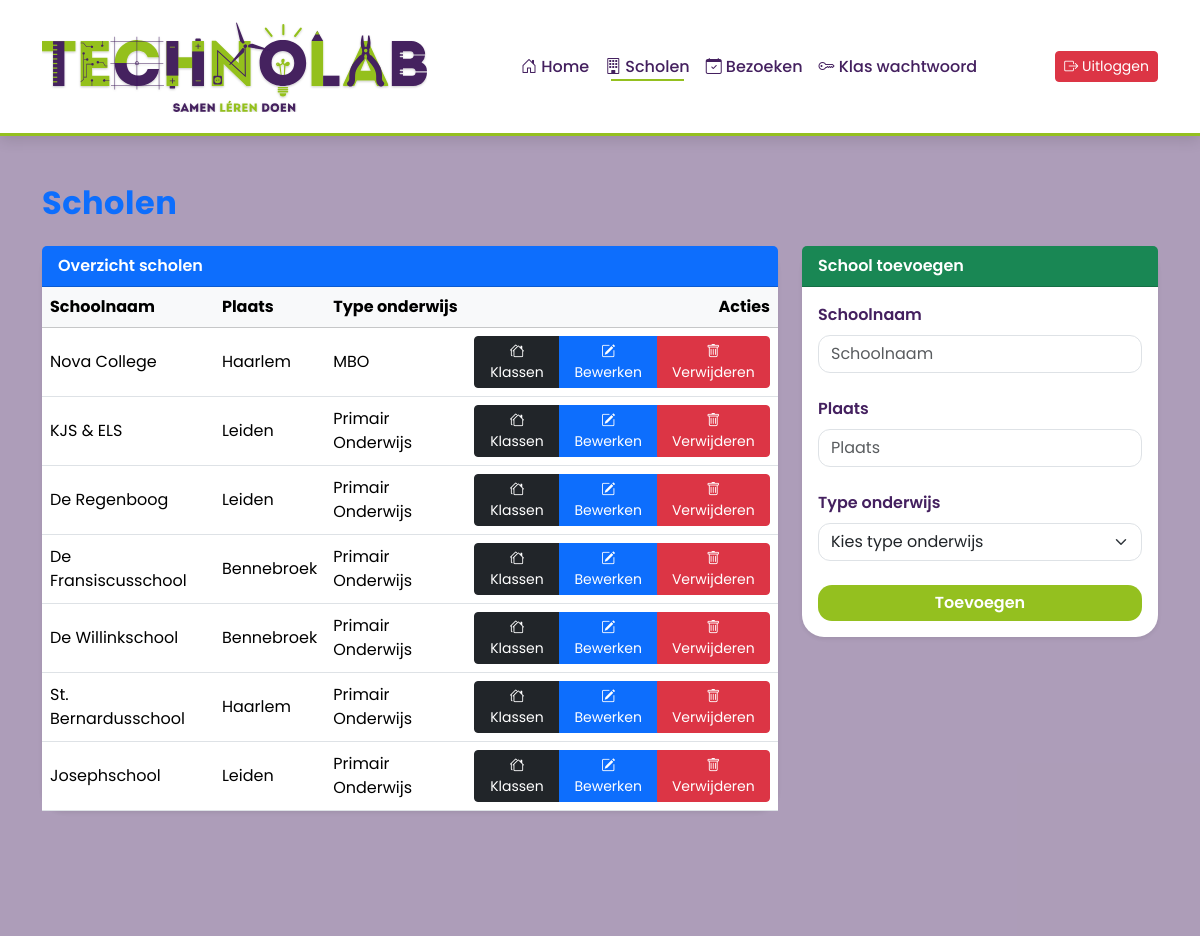
The app's page /scholen.php (signed in) with its own data.
### tables this page shows
CREATE TABLE `school` (
  `school_id` smallint(6) NOT NULL,
  `schoolnaam` varchar(100) NOT NULL,
  `plaats` varchar(100) NOT NULL,
  `type_onderwijs` set('Primair Onderwijs','Voortgezet Onderwijs','MBO') DEFAULT NULL
);

### scholen.php (the view, shortened to what this page needs)
<?php
require 'includes/header.php';
$scholen = $conn->query("SELECT * FROM school");
$highlight_id = null;
?>
<div class="ttr-app">
    <div class="container py-5">
        <div class="row mb-4">
            <div class="col d-flex justify-content-between align-items-center">
                <h2 class="fw-bold text-primary mb-0">Scholen</h2>
            </div>
        </div>
        <div class="row g-4">
            <div class="col-12 col-lg-8">
                <div class="card shadow-sm h-100">
                    <div class="card-header bg-primary text-white fw-semibold">
                        Overzicht scholen
                    </div>
                    <div class="card-body p-0">
                        <div class="table-responsive">
                            <table class="table table-hover align-middle mb-0">
                                <thead class="table-light">
                                    <tr>
                                        <th>Schoolnaam</th>
                                        <th>Plaats</th>
                                        <th>Type onderwijs</th>
                                        <th class="text-end">Acties</th>
                                    </tr>
                                </thead>
                                <tbody>
                                    <?php while ($row = $scholen->fetch_assoc()): ?>
                                        <tr<?= ($highlight_id === (int)$row['school_id']) ? ' class="table-warning"' : '' ?>>
                                            <td><?= htmlspecialchars($row['schoolnaam']) ?></td>
                                            <td><?= htmlspecialchars($row['plaats']) ?></td>
                                            <td>
                                                <span><?= htmlspecialchars($row['type_onderwijs']) ?></span>
                                            </td>
                                            <td class="text-end">
                                                <div class="btn-group" role="group" aria-label="Acties">
                                                    <a href="klassen.php?school_id=<?= (int)$row['school_id'] ?>"
                                                        class="btn btn-dark btn-sm">
                                                        <i class="bi bi-houses"></i> Klassen
                                                    </a>
                                                    <a href="scholen.php?edit=<?= (int)$row['school_id'] ?>"
                                                        class="btn btn-primary btn-sm">
                                                        <i class="bi bi-pencil-square"></i> Bewerken
                                                    </a>
                                                    <a href="scholen.php?delete=<?= (int)$row['school_id'] ?>"
                                                        class="btn btn-danger btn-sm js-confirm"
                                                        data-confirm="Weet je het zeker?">
                                                        <i class="bi bi-trash"></i> Verwijderen
                                                    </a>
                                                </div>
                                            </td>
                                            </tr>
                                        <?php endwhile; ?>
                                </tbody>
                            </table>
                        </div>
                    </div>
                </div>
            </div>
            <div class="col-12 col-lg-4">
                <?php if (!isset($_GET['edit'])): ?>
                    <div class="card shadow-sm mb-4 mb-lg-0">
                        <div class="card-header bg-success text-white fw-semibold">
                            School toevoegen
                        </div>
                        <div class="card-body">
                            <form method="post" class="row g-3">
                                <div class="col-12 mb-2">
                                    <label for="schoolnaam" class="form-label">Schoolnaam</label>
                                    <input
                                        type="text"
                                        name="schoolnaam"
                                        id="schoolnaam"
                                        class="form-control form-input"
                                        placeholder="Schoolnaam"
                                        required>
                                </div>
                                <div class="col-12 mb-2">
                                    <label for="plaats" class="form-label">Plaats</label>
                                    <input
                                        type="text"
                                        name="plaats"
                                        id="plaats"
                                        class="form-control form-input"
                                        placeholder="Plaats"
                                        required>
                                </div>
                                <div class="col-12 mb-3">
                                    <label for="type_onderwijs" class="form-label">Type onderwijs</label>
                                    <select
                                        name="type_onderwijs"
                                        id="type_onderwijs"
                                        class="form-control form-select"
                                        required>
                                        <option value="" disabled selected>Kies type onderwijs</option>
                                    </select>
                                </div>
                                <div class="col-12 d-grid mt-2">
                                    <button type="submit" name="add" class="btn btn-success w-100">
                                        Toevoegen
                                    </button>
                                </div>
                            </form>
                        </div>
                    </div>
                <?php endif; ?>
            </div>
        </div>
    </div>
</div>
<?php require 'includes/footer.php'; ?>

### css/index.css (style rules this page uses)
:root { --tl-purple: #44205F; --tl-green: #94C01F; --tl-white: #ffffff; --tl-orange: #FF6F3C; --tl-purple-light: rgba(68, 32, 95, 0.10); --tl-purple-dark: rgba(68, 32, 95, 0.25); --tl-green-light: rgba(148, 192, 31, 0.18); --tl-orange-light: rgba(255, 111, 60, 0.15); }
.ttr-app { background: var(--tl-purple-dark); font-family: "Poppins", sans-serif; color: #2b2b2b; min-height: 100vh; }
.ttr-app h2, .ttr-app h5 { color: var(--tl-purple); }
.ttr-app h2 { font-weight: 700; letter-spacing: 0.5px; }
.ttr-app .card { background: var(--tl-white); border-radius: 22px; border: none; box-shadow: 0 10px 28px rgba(0,0,0,0.08); transition: transform 0.25s ease, box-shadow 0.25s ease; animation: softFloat 8s ease-in-out infinite; }
.form-label { font-weight: 600; color: var(--tl-purple); }
.form-control, .form-select { border-radius: 12px; transition: border-color 0.15s ease, box-shadow 0.15s ease; }
.btn-success { background: var(--tl-green); color: var(--tl-white); border-radius: 14px; border: none; font-weight: 600; transition: transform 0.15s ease, box-shadow 0.15s ease; }

### records on screen
school: schoolnaam "Nova College", plaats "Haarlem", type_onderwijs "MBO"
school: schoolnaam "KJS & ELS", plaats "Leiden", type_onderwijs "Primair Onderwijs"
school: schoolnaam "De Regenboog", plaats "Leiden", type_onderwijs "Primair Onderwijs"
school: schoolnaam "De Fransiscusschool", plaats "Bennebroek", type_onderwijs "Primair Onderwijs"
school: schoolnaam "De Willinkschool", plaats "Bennebroek", type_onderwijs "Primair Onderwijs"
school: schoolnaam "St. Bernardusschool", plaats "Haarlem", type_onderwijs "Primair Onderwijs"
school: schoolnaam "Josephschool", plaats "Leiden", type_onderwijs "Primair Onderwijs"
